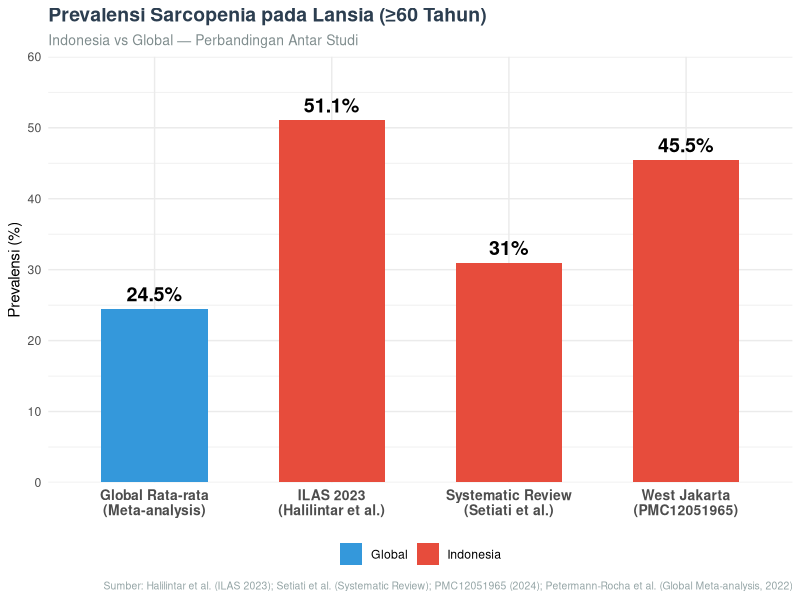

Here is the R script that generated this plot:
# --- Fig 5: Prevalensi Sarcopenia di Indonesia ---
library(ggplot2)
library(dplyr)

# Data dari studi
sarc_data <- data.frame(
  Studi = c("ILAS 2023\n(Halilintar et al.)", 
            "Systematic Review\n(Setiati et al.)",
            "West Jakarta\n(PMC12051965)",
            "Global Rata-rata\n(Meta-analysis)"),
  Prevalensi = c(51.1, 31.0, 45.5, 24.5),
  Kategori = c("Indonesia", "Indonesia", "Indonesia", "Global")
)

warna_sarc <- c("Indonesia" = "#E74C3C", "Global" = "#3498DB")

p5 <- ggplot(sarc_data, aes(x = Studi, y = Prevalensi, fill = Kategori)) +
  geom_bar(stat = "identity", width = 0.6) +
  geom_text(aes(label = paste0(round(Prevalensi, 1), "%")),
            vjust = -0.5, size = 5, fontface = "bold") +
  scale_fill_manual(values = warna_sarc) +
  scale_y_continuous(limits = c(0, 60), expand = c(0, 0)) +
  labs(
    title = "Prevalensi Sarcopenia pada Lansia (≥60 Tahun)",
    subtitle = "Indonesia vs Global — Perbandingan Antar Studi",
    x = NULL,
    y = "Prevalensi (%)",
    fill = NULL,
    caption = "Sumber: Halilintar et al. (ILAS 2023); Setiati et al. (Systematic Review); PMC12051965 (2024); Petermann-Rocha et al. (Global Meta-analysis, 2022)"
  ) +
  theme_minimal(base_family = "sans") +
  theme(
    plot.title = element_text(face = "bold", size = 14, color = "#2C3E50"),
    plot.subtitle = element_text(size = 10, color = "#7F8C8D"),
    axis.text.x = element_text(size = 10, face = "bold"),
    legend.position = "bottom",
    plot.caption = element_text(size = 7.5, color = "#95A5A6")
  )

ggsave("/home/ikanx101/Documents/sarkopenia/fig5_prevalensi_sarcopenia.png", 
       p5, width = 10, height = 6.5, dpi = 150)
cat("Fig 5 saved.\n")
